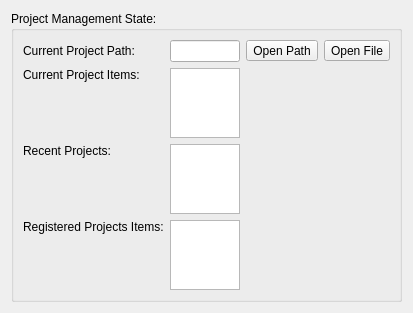
          <widget class="QWidget" name="pageProjects">
           <property name="geometry">
            <rect>
             <x>0</x>
             <y>0</y>
             <width>372</width>
             <height>283</height>
            </rect>
           </property>
           <attribute name="label">
            <string>Project Management</string>
           </attribute>
           <layout class="QVBoxLayout" name="verticalLayout_5">
            <item>
             <widget class="QGroupBox" name="groupBox_20">
              <property name="title">
               <string>Project Management State:</string>
              </property>
              <layout class="QGridLayout" name="gridLayout_33">
               <item row="0" column="0" rowspan="2">
                <layout class="QFormLayout" name="formLayout">
                 <item row="0" column="0">
                  <widget class="QLabel" name="label_8">
                   <property name="text">
                    <string>Current Project Path:</string>
                   </property>
                  </widget>
                 </item>
                 <item row="0" column="1">
                  <widget class="QLineEdit" name="txtProjectsCurrentFileName"/>
                 </item>
                 <item row="1" column="0">
                  <widget class="QLabel" name="label_9">
                   <property name="text">
                    <string>Current Project Items:</string>
                   </property>
                   <property name="alignment">
                    <set>Qt::AlignLeading|Qt::AlignLeft|Qt::AlignTop</set>
                   </property>
                  </widget>
                 </item>
                 <item row="1" column="1">
                  <widget class="QListWidget" name="listProjectsCurrentItems"/>
                 </item>
                 <item row="2" column="0">
                  <widget class="QLabel" name="label_12">
                   <property name="text">
                    <string>Recent Projects:</string>
                   </property>
                   <property name="alignment">
                    <set>Qt::AlignLeading|Qt::AlignLeft|Qt::AlignTop</set>
                   </property>
                  </widget>
                 </item>
                 <item row="2" column="1">
                  <widget class="QListWidget" name="listProjectsRecent"/>
                 </item>
                 <item row="3" column="0">
                  <widget class="QLabel" name="label_14">
                   <property name="text">
                    <string>Registered Projects Items:</string>
                   </property>
                   <property name="alignment">
                    <set>Qt::AlignLeading|Qt::AlignLeft|Qt::AlignTop</set>
                   </property>
                  </widget>
                 </item>
                 <item row="3" column="1">
                  <widget class="QListWidget" name="listProjectsRegisteredItems"/>
                 </item>
                </layout>
               </item>
               <item row="0" column="1">
                <widget class="QToolButton" name="btnProjectsCurrentOpenPath">
                 <property name="text">
                  <string>Open Path</string>
                 </property>
                </widget>
               </item>
               <item row="0" column="2">
                <widget class="QToolButton" name="btnProjectsCurrentOpenFile">
                 <property name="text">
                  <string>Open File</string>
                 </property>
                </widget>
               </item>
               <item row="1" column="1" colspan="2">
                <spacer name="horizontalSpacer_11">
                 <property name="orientation">
                  <enum>Qt::Horizontal</enum>
                 </property>
                 <property name="sizeHint" stdset="0">
                  <size>
                   <width>125</width>
                   <height>20</height>
                  </size>
                 </property>
                </spacer>
               </item>
              </layout>
             </widget>
            </item>
           </layout>
          </widget>
